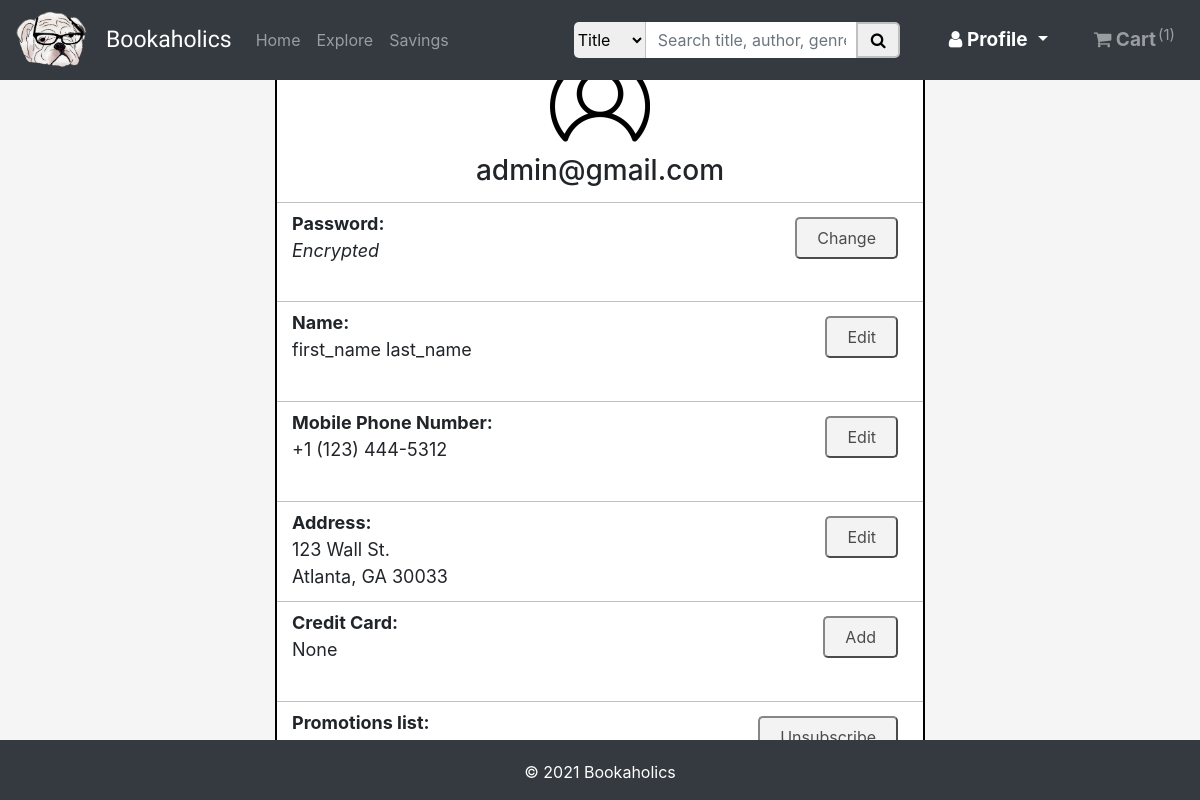
The app's page /edit_profile (signed in), older data.
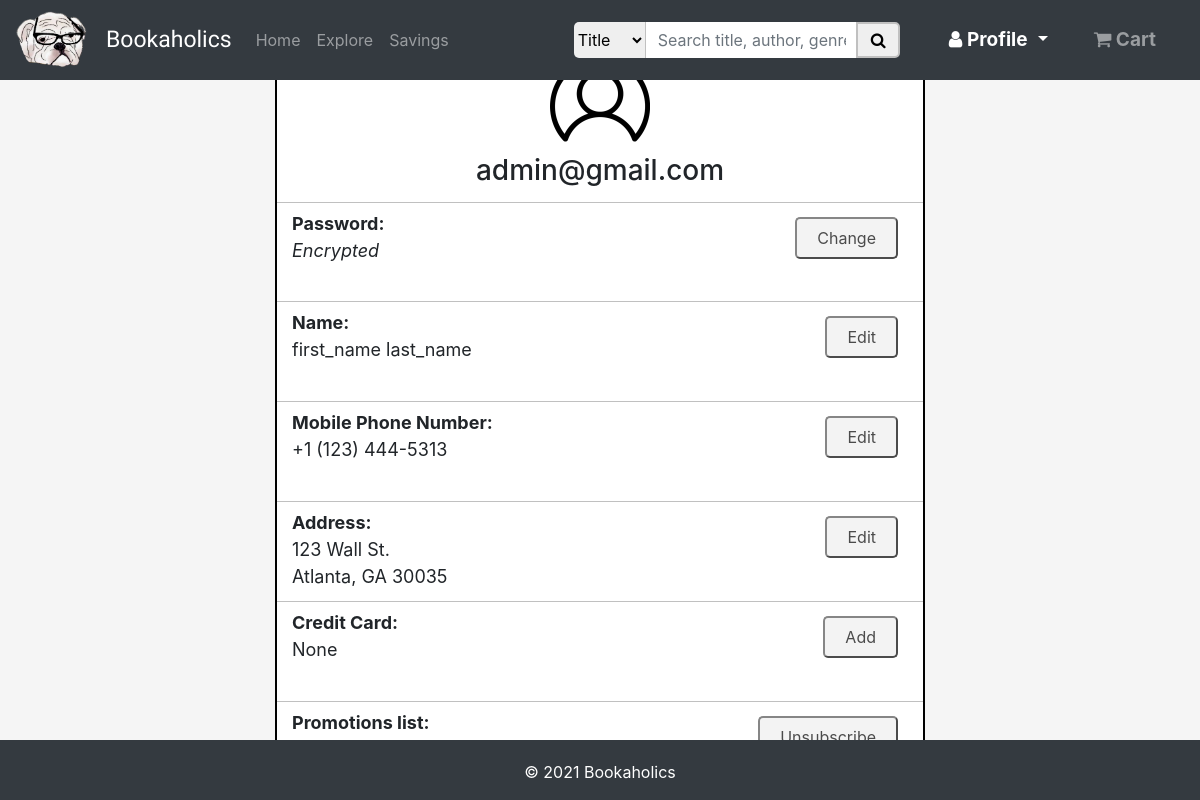
The same page, newer data.
### bookstore/models.py (models this page shows, shortened)
class User(AbstractBaseUser, PermissionsMixin):
    email = models.EmailField(_('email address'), unique=True)
    first_name = models.CharField(max_length=20)
    last_name = models.CharField(max_length=20)
    phone = models.CharField(max_length=10, null=True, blank=True)
    street = models.CharField(max_length=255, null=True, blank=True)
    city = models.CharField(max_length=255, null=True, blank=True)
    state = models.CharField(max_length=255, null=True, blank=True)
    zip_code = models.CharField(max_length=5, null=True, blank=True)
    card_name = encrypt(models.CharField(max_length=255, null=True, blank=True))
    card_num = encrypt(models.CharField(max_length=16, null=True, blank=True))
    card_exp = encrypt(models.CharField(max_length=5, null=True, blank=True))
    card_code = encrypt(models.CharField(max_length=3, null=True, blank=True))
    is_staff = models.BooleanField(default=False)
    is_active = models.BooleanField(default=False)
    is_suspended = models.BooleanField(default=False)
    is_subscribed = models.BooleanField(default=False)
    objects = UserAccountManager()
    USERNAME_FIELD = 'email'
    REQUIRED_FIELDS = ['first_name', 'last_name', 'phone', 'street', 'city', 'state', 'zip_code', 'card_name', 'card_num', 'card_exp', 'card_code', 'is_staff', 'is_active', 'is_suspended', 'is_subscribed']

### bookstore/views.py (the view)
# urls.py: path('edit_profile', views.edit_profile, name='bookstore-edit_profile'),
@login_required
def edit_profile(request):
    context = {
        'title': 'Edit Profile',
        'cartCount': getCartCount(request),
    }
    return render(request, 'bookstore/edit_profile.html', context)

### bookstore/views.py (called while the page is built)
def getCartCount(request):
    if request.user.is_authenticated:
        return CartItem.objects.filter(cart=Cart.objects.get(user=request.user.id)).aggregate(Sum('quantity'))['quantity__sum']
    else:
        return ''

### bookstore/templates/bookstore/edit_profile.html (shortened to what this page needs)
{% extends "bookstore/base.html" %}
{% load static %}
{% block content %}
    {% block style %}
        <link rel="stylesheet" href="{% static 'bookstore/css/edit_profile.css' %}">
    {% endblock style %}
    <div class="container-fluid" id="content">
        <div class="container-fluid" id="center-div">
            <img id="account-icon" src="{% static 'bookstore/images/account-icon.png' %}">
            <h3 id="email">{{ user.email }}</h3>
            <ul id="list">
                <li class="edit-option" id="edit-password-option">
                    <div class="edit-div">
                        <b>Password:</b><br>
                        <i>Encrypted</i>
                    </div>
                    <a href="{% url 'change-password' %}">
                        <button class="edit-button" value=0 id="edit-password-button">Change</button>
                    </a>
                </li>
                <li class="edit-option" id="edit-name-option">
                    <div class="edit-div">
                        <b>Name:</b><br>
                        {{ user.first_name }} {{user.last_name }}
                    </div>
                    <button class="edit-button" id="edit-name-button" value=0 onclick="editName()">Edit</button>
                </li>
                <li class="edit-option" id="edit-phone-option">
                    <div class="edit-div">
                        <b>Mobile Phone Number:</b><br>
                        {% if user.phone %}
                            +1 ({{ user.phone|slice:":3" }}) {{ user.phone|slice:"3:6" }}-{{ user.phone|slice:"6:10" }}
                        {% else %}
                            None
                        {% endif %}
                    </div>
                    {% if user.phone %}
                        <button class="edit-button" value=0 id="edit-phone-button" onclick="editPhone()">Edit</button>
                    {% else %}
                        <button class="edit-button" value=0 id="edit-phone-button" onclick="editPhone()">Add</button>
                    {% endif %}
                </li>
                <li class="edit-option" id="edit-address-option">
                    <div class="edit-div">
                        <b>Address:</b><br>
                        {% if user.street %}
                            {{ user.street }}<br>
                            {{ user.city }}, {{ user.state }} {{ user.zip_code }}
                        {% else %}
                            None
                        {% endif %}
                    </div>
                    {% if user.street %}
                        <button class="edit-button" value=0 id="edit-address-button" onclick="editAddress()">Edit</button>
                    {% else %}
                        <button class="edit-button" value=0 id="edit-address-button" onclick="editAddress()">Add</button>
                    {% endif %}
                </li>
                <li class="edit-option" id="edit-card-option">
                    <div class="edit-div">
                        <b>Credit Card:</b><br>
                        {% if user.card_num %}
                            <img id="visa-icon" src="{% static 'bookstore/images/visa-icon.gif' %}"> ending in
                            {{ user.card_num|slice:"12:" }}
                        {% else %}
                            None
                        {% endif %}
                    </div>
                    {% if user.card_num %}
                        <button class="edit-button" value=0 id="edit-card-button" onclick="editCard()">Edit</button>
                    {% else %}
                        <button class="edit-button" value=0 id="edit-card-button" onclick="editCard()">Add</button>
                    {% endif %}
                </li>
                <li class="edit-option" id="edit-subscribe-option">
                    <div class="edit-div">
                        <b>Promotions list:</b><br>
                    </div>
                    {% if not user.is_subscribed %}
                        <form method="POST" action="/edit_subscribe" enctype="multipart/form-data" id="subscribe-form">
                            {% csrf_token %}
                            <input type="hidden" name="is_subscribed" value=True>
                            <button type="submit" class="edit-button" id="edit-subscribe-button">Subscribe</button>
                        </form>
                    {% else %}
                        <form method="POST" action="/edit_subscribe" enctype="multipart/form-data" id="subscribe-form">
                            <button type="submit" class="edit-button" id="edit-subscribe-button">Unsubscribe</button>
                        </form>
                    {% endif %}
                </li>
            </ul>
        </div>
    </div>
{% endblock content %}

### bookstore/templates/bookstore/base.html (shortened to what this page needs)
{% load static %}
<!DOCTYPE html>
<html lang="en">
    <head>
        <link rel="stylesheet" href="https://maxcdn.bootstrapcdn.com/bootstrap/4.0.0/css/bootstrap.min.css">
        <link rel="stylesheet" href="https://cdnjs.cloudflare.com/ajax/libs/font-awesome/4.7.0/css/font-awesome.min.css">
        <link rel="stylesheet" href="{% static 'bookstore/css/base.css' %}">
    </head>
    <header>
        <nav class="navbar navbar-expand-lg navbar-dark bg-dark">
            <a class="navbar-brand" href="/home">
                <span id="brand-title">
                    <img src="../../static/bookstore/images/logo.png" id="logo">
                    <span id="bookaholics">Bookaholics</span>
                </span>
            </a>
            <div class="collapse navbar-collapse" id="navbarNavDropdown">
                <ul class="navbar-nav">
                    <li class="nav-item">
                        <a class="nav-link" href="/home" id="home-tab">Home</a>
                    </li>
                    <li class="nav-item">
                        <a class="nav-link" href="/search" id="explore-tab">Explore</a>
                    </li>
                    <li class="nav-item">
                        <a class="nav-link" href="#">Savings</a>
                    </li>
                </ul>
                <form class="d-flex justify-content-center" method="GET" id="query" action="/search">
                    <select id="search-select" name="category" id="category" form="query">
                        <option selected>Title</option>
                    </select>
                    <input class="form-control mr-sm-2" type="text" placeholder="Search title, author, genre, ISBN..." aria-label="Search" id="input" name="input">
                    <button id="search-button"><i class="fa fa-search"></i></button>
                </form>
            </div>
            <div class="collapse navbar-collapse" id="basicExampleNav1">
                <ul class="navbar-nav ml-auto">
                    {% if not request.user.is_authenticated %}
                    <li class="nav-item pl-2 mb-2 mb-md-0">
                        <a href="/signin" type="button"
                        class="btn btn-outline-info btn-md btn-rounded btn-navbar waves-effect waves-light">Sign In</a>
                    </li>
                    <li class="nav-item pl-2 mb-2 mb-md-0">
                        <a href="/register" type="button"
                        class="btn btn-outline-info btn-md btn-rounded btn-navbar waves-effect waves-light">Sign Up</a>
                    </li>
                    {% else %}
                    <li class="nav-item dropdown">
                        <a class="nav-link dropdown-toggle" id="profile" data-toggle="dropdown" aria-haspopup="true" aria-expanded="false" href="/edit_profile">
                            <i class="fa fa-user"></i><b>&nbsp;Profile</b>
                        </a>
                    </li>
                    <li class="nav-item" id="cart">
                        <a href="/shopping_cart" class="nav-link navbar-link-2 waves-effect" id="cart-tab">
                            <i class="fa fa-shopping-cart"></i><b>&nbsp;Cart</b>
                            {% if cartCount %}
                                <span id="cart-count">({{ cartCount }})</span>
                            {% endif %}
                        </a>
                    </li>
                    {% endif %}
                </ul>
            </div>
        </nav>
    </header>
    <body>
        {% block content %}{% endblock %}
    </body>
    <footer class="bg-dark">
        &copy; 2021 Bookaholics
    </footer>
</html>

### bookstore/static/bookstore/css/base.css (style rules this page uses)
html, body { width: 100%; height: 100%; margin: 0; padding: 0; background-color: whitesmoke; }
body { margin-bottom: 60px; }
#query { width: 50%; margin-left: auto; }
nav { height: 80px; }
#logo { height: 65px; margin-top: -12px; position: absolute; }
#bookaholics { font-size: 23px; font-family: "Rock Salt", cursive; }
#brand-title { margin-top: 10px; }
#search-select { border-top-left-radius: 5px; border-bottom-left-radius: 5px; border: none; border-right: 1px solid silver; }
#input { border-radius: 0; border: none; }
#search-button { margin-left: -10px; border: 2px solid silver; border-top-right-radius: 5px; border-bottom-right-radius: 5px; width: 60px; }
#input:focus, #search-button:focus, #search-select { outline: none; }
#search-button { cursor: pointer; }
#profile { font-size: 19px; margin-right: 30px; }
#cart { font-size: 19px; margin-right: 20px; }
#content { width: 80%; height: 100; padding: 0 5% 0 5%; margin-left: auto; margin-right: auto; background-color: white; }
footer { position: fixed; bottom: 0; width: 100%; height: 60px; color: white; text-align: center; padding-top: 20px; }

### bookstore/static/bookstore/css/edit_profile.css (style rules this page uses)
#content { height: 84.5%; background: none; display: flex; justify-content: center; align-items: center; }
#center-div { border: 2px solid black; border-radius: 10px; width: 650px; min-height: 680px; padding: 0 0 0 0; background-color: white; text-align: center; }
#account-icon { height: 100px; width: 100px; margin-top: 15px; }
#email { margin-top: 5px; margin-bottom: 15px; }
#list { list-style-type: none; margin: 0; padding: 0; width: 100%; }
.edit-option { border-bottom: 1px solid silver; height: 100px; padding: 7px 25px 0px 15px; }
.edit-div { float: left; text-align: left; font-size: 18px; }
#edit-password-option { border-top: 1px solid silver; }
#edit-subscribe-option { border-bottom: none; }
.edit-button { margin-top: 7px; float: right; padding: 7px 20px 7px 20px; border-radius: 5px; opacity: .7; }
#profile { color: white; }

Row changes from the older to the newer data that the page shows:
changed User "admin@gmail.com": phone "5312" → "5313"; zip_code "30033" → "30035"
Text that changed along with them:
{{ cartCount }}: "1" → (not shown)
